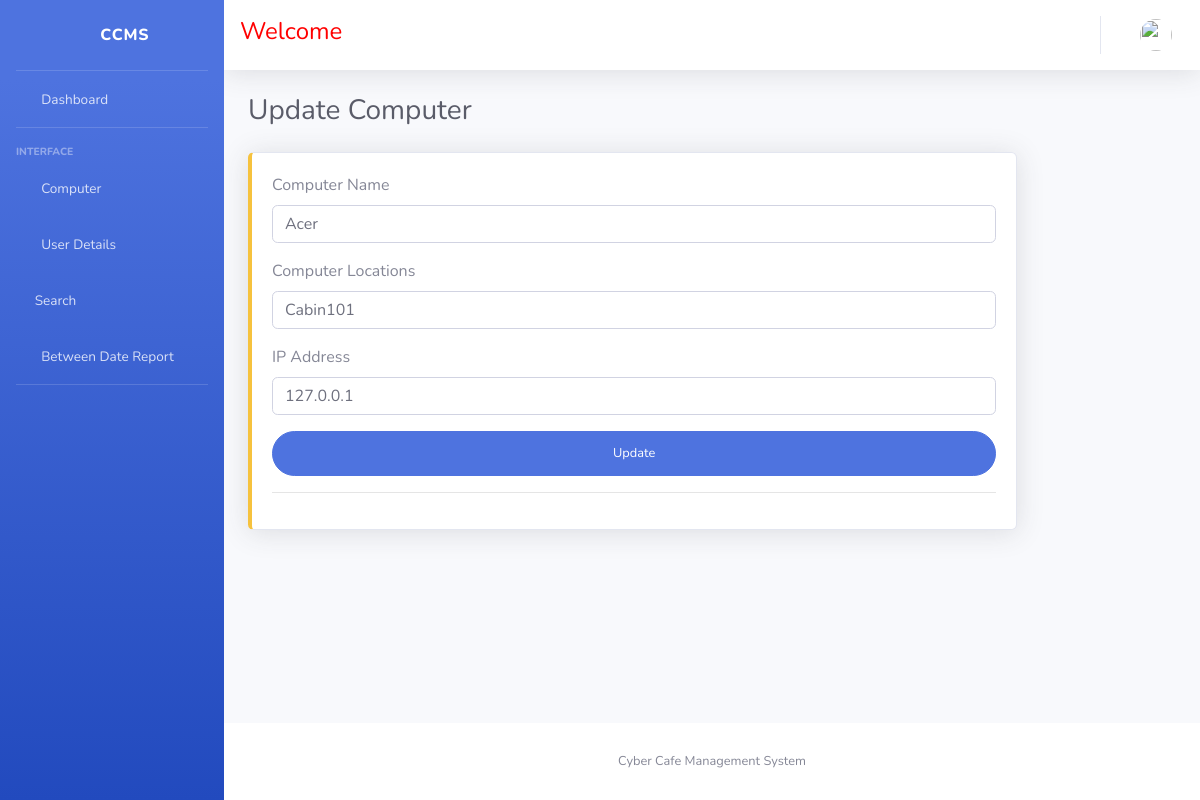
/UpdateComputer/1, run on the app's committed database.
### authentication/models.py (models this page shows, shortened)
class AddComputer(models.Model):
    compname = models.CharField(max_length=200)
    comploc = models.CharField(max_length=200)
    idadd = models.CharField(max_length=200)
    created_at = models.DateTimeField(auto_now_add=True)
    updated_at = models.DateField(auto_now=True)

### ccms/views.py (the view)
# urls.py: path('UpdateComputer/<str:id>', views.UPDATE_Computer, name='update_computer'),
def UPDATE_Computer(request,id):
    computer = AddComputer.objects.get(id=id)
    context = {
         'computer':computer,
    }
    return render(request,'update-computer.html',context)

### templates/update-computer.html (shortened to what this page needs)
{% extends 'base.html' %}
{% block content %}
<div class="d-sm-flex align-items-center justify-content-between mb-4">
    <h1 class="h3 mb-0 text-gray-800">Update Computer</h1>
</div>
<div class="row">
    <div class="col-xl-10 col-md-12 mb-12">
        <div class="card border-left-warning shadow h-100 py-10">
            <div class="card-body">
                <div>
                    <form class="user" method="POST" action="{% url 'update_computer_details' %}">
                        <div class="form-group">
                            <label>Computer Name</label>
                            <input type="text" name="compname" value="{{computer.compname}}" class="form-control" id="compname" required="true">
                        </div>
                        <div class="form-group">
                            <label>Computer Locations</label>
                            <input type="text" name="comploc" value="{{computer.comploc}}" id="comploc" class="form-control" required="true">
                        </div>
                        <div class="form-group">
                            <label>IP Address</label>
                            <input type="text" name="idadd" id="idadd" value="{{computer.idadd}}" class="form-control" required="true">
                        </div>
                        <button type="submit" class="btn btn-primary btn-user btn-block">Update</button>
                        <hr>
                    </form>
                </div>
            </div>
        </div>
    </div>
</div>
{% endblock %}

### data on the page
AddComputer: compname "Acer", comploc "Cabin101", idadd "127.0.0.1"
